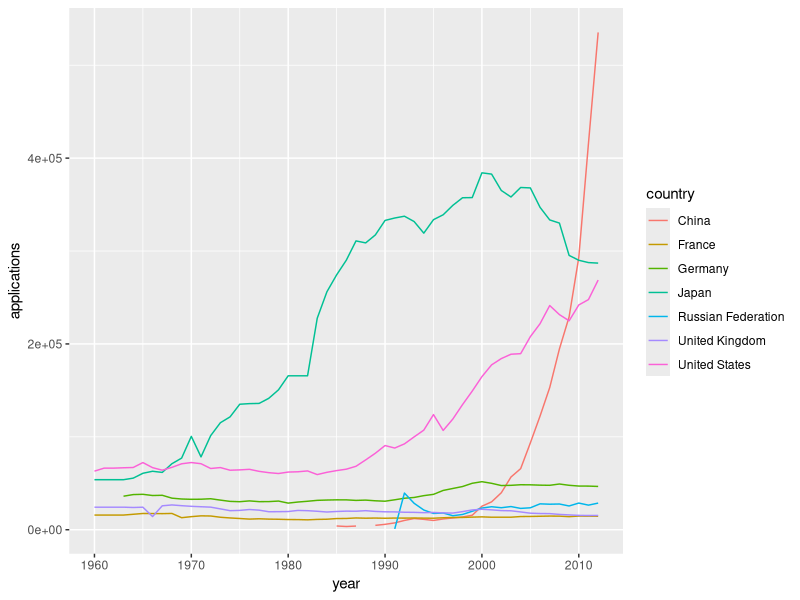
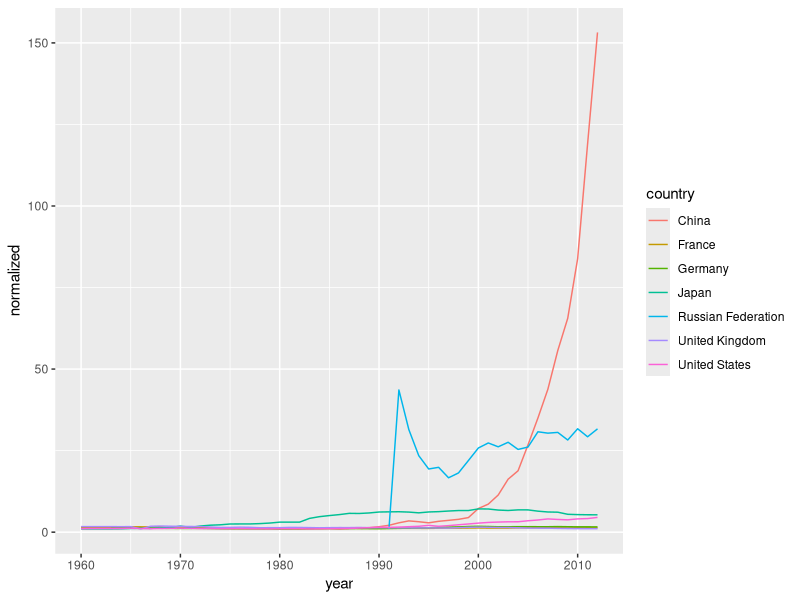

The R source for these figures, in order:
## ---- chunk 1
library(dplyr)
library(ggplot2)
data <- read.csv("raw.csv")
  normalized <- summarise(group_by(data, country), base=min(applications, na.rm=TRUE))
  data <- merge(data, normalized, by=c('country'))
  data$normalized <- data$applications / data$base
## ---- chunk 2
qplot(year, applications, data=data, color=country, geom=c('line'))
## ---- chunk 3
qplot(year, normalized, data=data,color=country, geom=c('line'))
